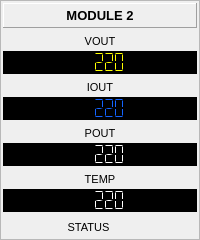
           <widget class="QFrame" name="frame_2">
            <property name="frameShape">
             <enum>QFrame::StyledPanel</enum>
            </property>
            <property name="frameShadow">
             <enum>QFrame::Raised</enum>
            </property>
            <layout class="QVBoxLayout" name="verticalLayout_7">
             <property name="spacing">
              <number>5</number>
             </property>
             <property name="leftMargin">
              <number>2</number>
             </property>
             <property name="topMargin">
              <number>2</number>
             </property>
             <property name="rightMargin">
              <number>2</number>
             </property>
             <property name="bottomMargin">
              <number>2</number>
             </property>
             <item>
              <widget class="QLabel" name="label_17">
               <property name="sizePolicy">
                <sizepolicy hsizetype="Preferred" vsizetype="Expanding">
                 <horstretch>0</horstretch>
                 <verstretch>0</verstretch>
                </sizepolicy>
               </property>
               <property name="minimumSize">
                <size>
                 <width>0</width>
                 <height>25</height>
                </size>
               </property>
               <property name="font">
                <font>
                 <pointsize>10</pointsize>
                 <weight>75</weight>
                 <bold>true</bold>
                </font>
               </property>
               <property name="frameShape">
                <enum>QFrame::Panel</enum>
               </property>
               <property name="frameShadow">
                <enum>QFrame::Raised</enum>
               </property>
               <property name="text">
                <string>MODULE 2</string>
               </property>
               <property name="alignment">
                <set>Qt::AlignCenter</set>
               </property>
              </widget>
             </item>
             <item>
              <layout class="QVBoxLayout" name="verticalLayout_8">
               <property name="spacing">
                <number>2</number>
               </property>
               <item>
                <widget class="QLabel" name="label_18">
                 <property name="sizePolicy">
                  <sizepolicy hsizetype="Preferred" vsizetype="Expanding">
                   <horstretch>0</horstretch>
                   <verstretch>0</verstretch>
                  </sizepolicy>
                 </property>
                 <property name="minimumSize">
                  <size>
                   <width>0</width>
                   <height>16</height>
                  </size>
                 </property>
                 <property name="font">
                  <font>
                   <pointsize>8</pointsize>
                  </font>
                 </property>
                 <property name="text">
                  <string>VOUT</string>
                 </property>
                 <property name="alignment">
                  <set>Qt::AlignCenter</set>
                 </property>
                </widget>
               </item>
               <item>
                <widget class="QLCDNumber" name="lcdAModule2Vout">
                 <property name="sizePolicy">
                  <sizepolicy hsizetype="Expanding" vsizetype="Expanding">
                   <horstretch>0</horstretch>
                   <verstretch>0</verstretch>
                  </sizepolicy>
                 </property>
                 <property name="minimumSize">
                  <size>
                   <width>0</width>
                   <height>22</height>
                  </size>
                 </property>
                 <property name="styleSheet">
                  <string notr="true">color: rgb(255, 255, 0);
background-color: rgb(0, 0, 0);</string>
                 </property>
                 <property name="frameShape">
                  <enum>QFrame::StyledPanel</enum>
                 </property>
                 <property name="smallDecimalPoint">
                  <bool>false</bool>
                 </property>
                 <property name="digitCount">
                  <number>5</number>
                 </property>
                 <property name="segmentStyle">
                  <enum>QLCDNumber::Flat</enum>
                 </property>
                 <property name="value" stdset="0">
                  <double>220.000000000000000</double>
                 </property>
                 <property name="intValue" stdset="0">
                  <number>220</number>
                 </property>
                </widget>
               </item>
              </layout>
             </item>
             <item>
              <layout class="QVBoxLayout" name="verticalLayout_9">
               <property name="spacing">
                <number>2</number>
               </property>
               <item>
                <widget class="QLabel" name="label_19">
                 <property name="sizePolicy">
                  <sizepolicy hsizetype="Preferred" vsizetype="Expanding">
                   <horstretch>0</horstretch>
                   <verstretch>0</verstretch>
                  </sizepolicy>
                 </property>
                 <property name="minimumSize">
                  <size>
                   <width>0</width>
                   <height>16</height>
                  </size>
                 </property>
                 <property name="font">
                  <font>
                   <pointsize>8</pointsize>
                  </font>
                 </property>
                 <property name="text">
                  <string>IOUT</string>
                 </property>
                 <property name="alignment">
                  <set>Qt::AlignCenter</set>
                 </property>
                </widget>
               </item>
               <item>
                <widget class="QLCDNumber" name="lcdAModule2Iout">
                 <property name="sizePolicy">
                  <sizepolicy hsizetype="Expanding" vsizetype="Expanding">
                   <horstretch>0</horstretch>
                   <verstretch>0</verstretch>
                  </sizepolicy>
                 </property>
                 <property name="minimumSize">
                  <size>
                   <width>0</width>
                   <height>22</height>
                  </size>
                 </property>
                 <property name="styleSheet">
                  <string notr="true">color: rgb(20, 100, 255);
background-color: rgb(0, 0, 0);</string>
                 </property>
                 <property name="frameShape">
                  <enum>QFrame::StyledPanel</enum>
                 </property>
                 <property name="smallDecimalPoint">
                  <bool>false</bool>
                 </property>
                 <property name="digitCount">
                  <number>5</number>
                 </property>
                 <property name="segmentStyle">
                  <enum>QLCDNumber::Flat</enum>
                 </property>
                 <property name="value" stdset="0">
                  <double>220.000000000000000</double>
                 </property>
                 <property name="intValue" stdset="0">
                  <number>220</number>
                 </property>
                </widget>
               </item>
              </layout>
             </item>
             <item>
              <layout class="QVBoxLayout" name="verticalLayout_10">
               <property name="spacing">
                <number>2</number>
               </property>
               <item>
                <widget class="QLabel" name="label_20">
                 <property name="sizePolicy">
                  <sizepolicy hsizetype="Preferred" vsizetype="Expanding">
                   <horstretch>0</horstretch>
                   <verstretch>0</verstretch>
                  </sizepolicy>
                 </property>
                 <property name="minimumSize">
                  <size>
                   <width>0</width>
                   <height>16</height>
                  </size>
                 </property>
                 <property name="font">
                  <font>
                   <pointsize>8</pointsize>
                  </font>
                 </property>
                 <property name="text">
                  <string>POUT</string>
                 </property>
                 <property name="alignment">
                  <set>Qt::AlignCenter</set>
                 </property>
                </widget>
               </item>
               <item>
                <widget class="QLCDNumber" name="lcdAModule2Pout">
                 <property name="sizePolicy">
                  <sizepolicy hsizetype="Expanding" vsizetype="Expanding">
                   <horstretch>0</horstretch>
                   <verstretch>0</verstretch>
                  </sizepolicy>
                 </property>
                 <property name="minimumSize">
                  <size>
                   <width>0</width>
                   <height>22</height>
                  </size>
                 </property>
                 <property name="styleSheet">
                  <string notr="true">color: rgb(255, 255, 255);
background-color: rgb(0, 0, 0);</string>
                 </property>
                 <property name="frameShape">
                  <enum>QFrame::StyledPanel</enum>
                 </property>
                 <property name="smallDecimalPoint">
                  <bool>false</bool>
                 </property>
                 <property name="digitCount">
                  <number>5</number>
                 </property>
                 <property name="segmentStyle">
                  <enum>QLCDNumber::Flat</enum>
                 </property>
                 <property name="value" stdset="0">
                  <double>220.000000000000000</double>
                 </property>
                 <property name="intValue" stdset="0">
                  <number>220</number>
                 </property>
                </widget>
               </item>
              </layout>
             </item>
             <item>
              <layout class="QVBoxLayout" name="verticalLayout_11">
               <property name="spacing">
                <number>2</number>
               </property>
               <item>
                <widget class="QLabel" name="label_21">
                 <property name="sizePolicy">
                  <sizepolicy hsizetype="Preferred" vsizetype="Expanding">
                   <horstretch>0</horstretch>
                   <verstretch>0</verstretch>
                  </sizepolicy>
                 </property>
                 <property name="minimumSize">
                  <size>
                   <width>0</width>
                   <height>16</height>
                  </size>
                 </property>
                 <property name="font">
                  <font>
                   <pointsize>8</pointsize>
                  </font>
                 </property>
                 <property name="text">
                  <string>TEMP</string>
                 </property>
                 <property name="alignment">
                  <set>Qt::AlignCenter</set>
                 </property>
                </widget>
               </item>
               <item>
                <widget class="QLCDNumber" name="lcdAModule2Temp">
                 <property name="sizePolicy">
                  <sizepolicy hsizetype="Expanding" vsizetype="Expanding">
                   <horstretch>0</horstretch>
                   <verstretch>0</verstretch>
                  </sizepolicy>
                 </property>
                 <property name="minimumSize">
                  <size>
                   <width>0</width>
                   <height>22</height>
                  </size>
                 </property>
                 <property name="styleSheet">
                  <string notr="true">color: rgb(255, 255, 255);
background-color: rgb(0, 0, 0);</string>
                 </property>
                 <property name="frameShape">
                  <enum>QFrame::StyledPanel</enum>
                 </property>
                 <property name="smallDecimalPoint">
                  <bool>false</bool>
                 </property>
                 <property name="digitCount">
                  <number>5</number>
                 </property>
                 <property name="segmentStyle">
                  <enum>QLCDNumber::Flat</enum>
                 </property>
                 <property name="value" stdset="0">
                  <double>220.000000000000000</double>
                 </property>
                 <property name="intValue" stdset="0">
                  <number>220</number>
                 </property>
                </widget>
               </item>
              </layout>
             </item>
             <item>
              <layout class="QHBoxLayout" name="horizontalLayout_5">
               <property name="spacing">
                <number>3</number>
               </property>
               <item>
                <widget class="QLabel" name="lblAModule2Status">
                 <property name="minimumSize">
                  <size>
                   <width>0</width>
                   <height>20</height>
                  </size>
                 </property>
                 <property name="maximumSize">
                  <size>
                   <width>16777215</width>
                   <height>20</height>
                  </size>
                 </property>
                 <property name="font">
                  <font>
                   <pointsize>8</pointsize>
                  </font>
                 </property>
                 <property name="text">
                  <string>STATUS</string>
                 </property>
                 <property name="alignment">
                  <set>Qt::AlignCenter</set>
                 </property>
                </widget>
               </item>
               <item>
                <widget class="QLabel" name="lblAModule2Sta">
                 <property name="minimumSize">
                  <size>
                   <width>20</width>
                   <height>20</height>
                  </size>
                 </property>
                 <property name="maximumSize">
                  <size>
                   <width>20</width>
                   <height>20</height>
                  </size>
                 </property>
                 <property name="font">
                  <font>
                   <pointsize>8</pointsize>
                  </font>
                 </property>
                 <property name="text">
                  <string/>
                 </property>
                 <property name="alignment">
                  <set>Qt::AlignCenter</set>
                 </property>
                </widget>
               </item>
              </layout>
             </item>
            </layout>
           </widget>
